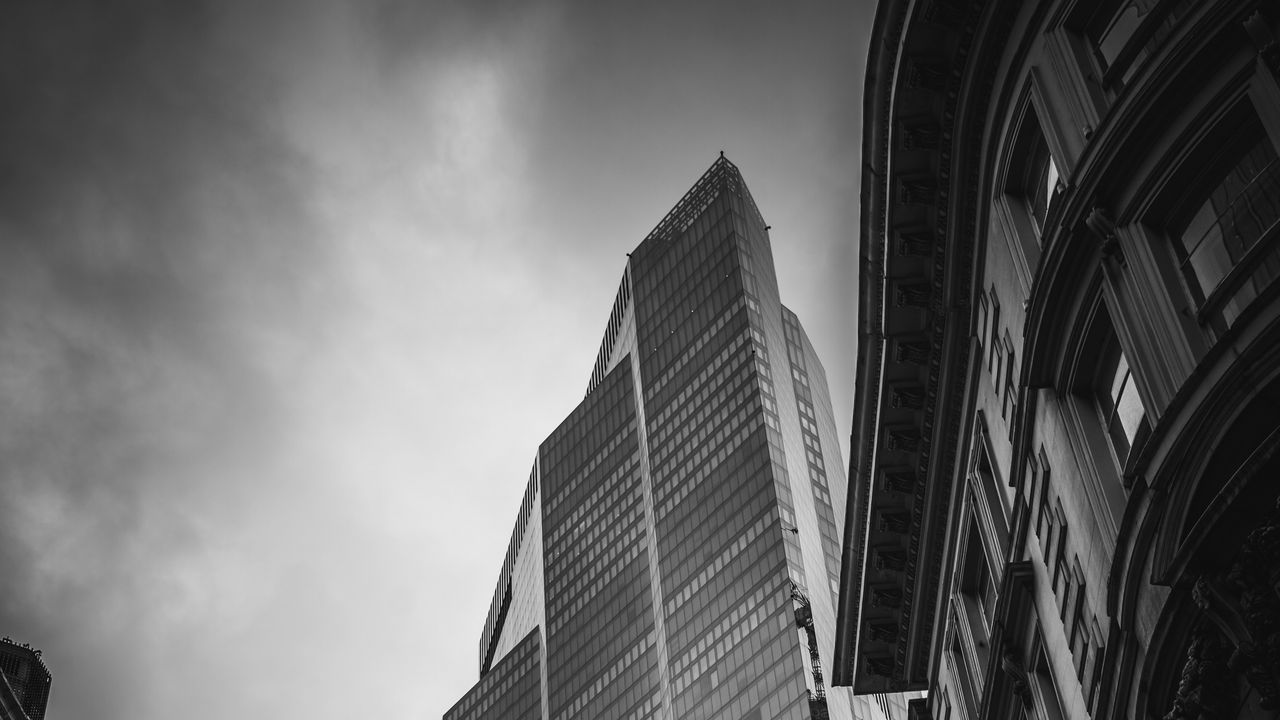
//> input picture CV_IMGs/img1.jpg, 1280 x 720 px
$ ./main   (built with g++ and OpenCV 4)
//> lines starting //> are read from the running program, lines starting //| are printed output that depends on the picture
#include <iostream>
#include <opencv2/opencv.hpp>

using namespace cv;
using namespace std;

const string IMG1_PATH = "/home/eugeniy/git/CV_RTC/CV_IMGs/img1.jpg";
const string IMG2_PATH = "/home/eugeniy/git/CV_RTC/CV_IMGs/img2.jpg";

int main()
{
    double alpha = 0.5;
    double beta = 1.0 - alpha;
    Mat img1, img2, res;

    img1 = imread( IMG1_PATH );
//> img1 is the input picture: 720 rows x 1280 cols, CV_8UC3; min 0, max 253, mean 105.3
    img2 = imread( IMG2_PATH );
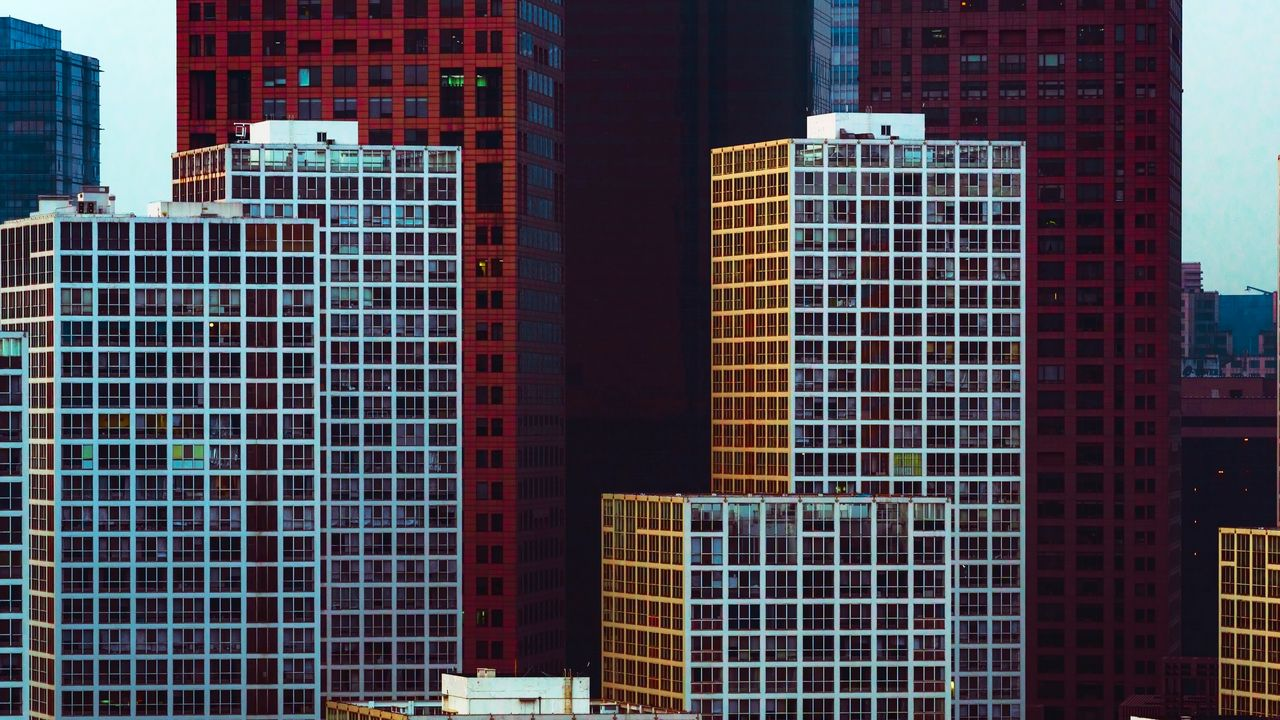
//> input picture CV_IMGs/img2.jpg, 1280 x 720 px
//> img2 is the input picture: 720 rows x 1280 cols, CV_8UC3; mean B, G, R 77.9, 67.9, 72.9
    addWeighted( img1, alpha, img2, beta, 0.0, res);
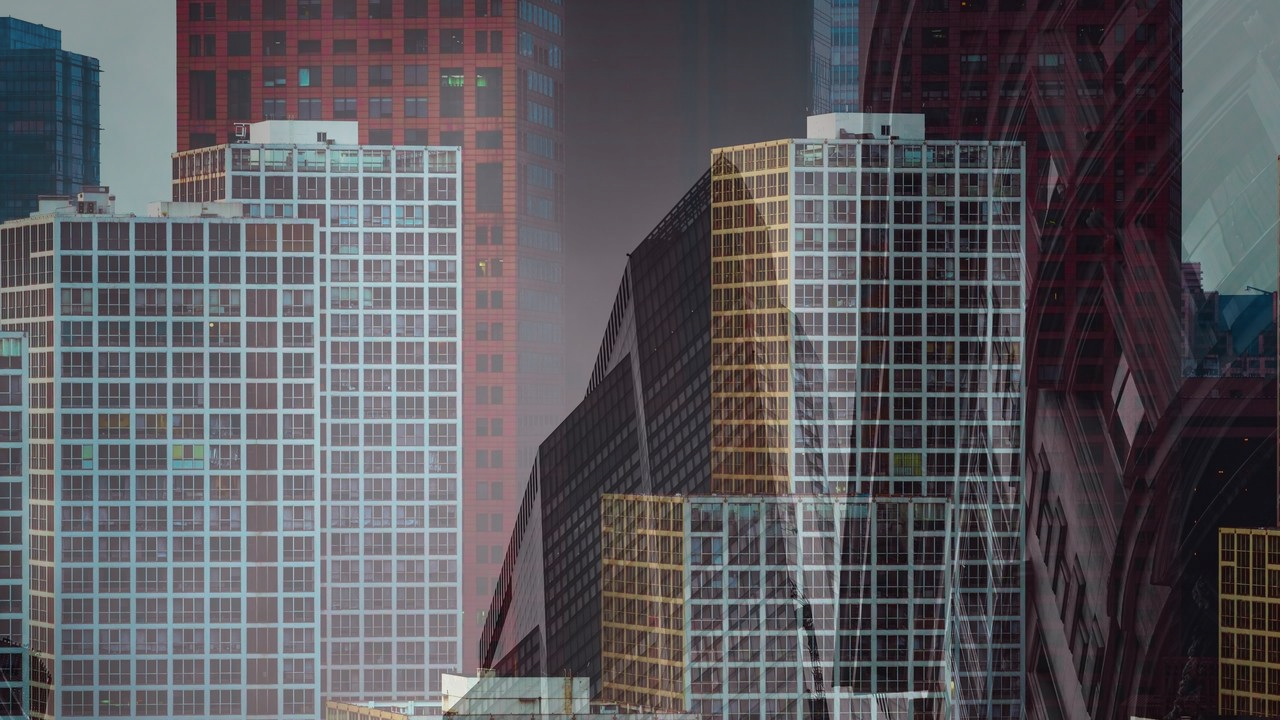
//> res: 720 rows x 1280 cols, CV_8UC3; mean B, G, R 91.6, 86.6, 89.1
    imshow("Display Window", res);
    waitKey(0);

    return 0;
}
